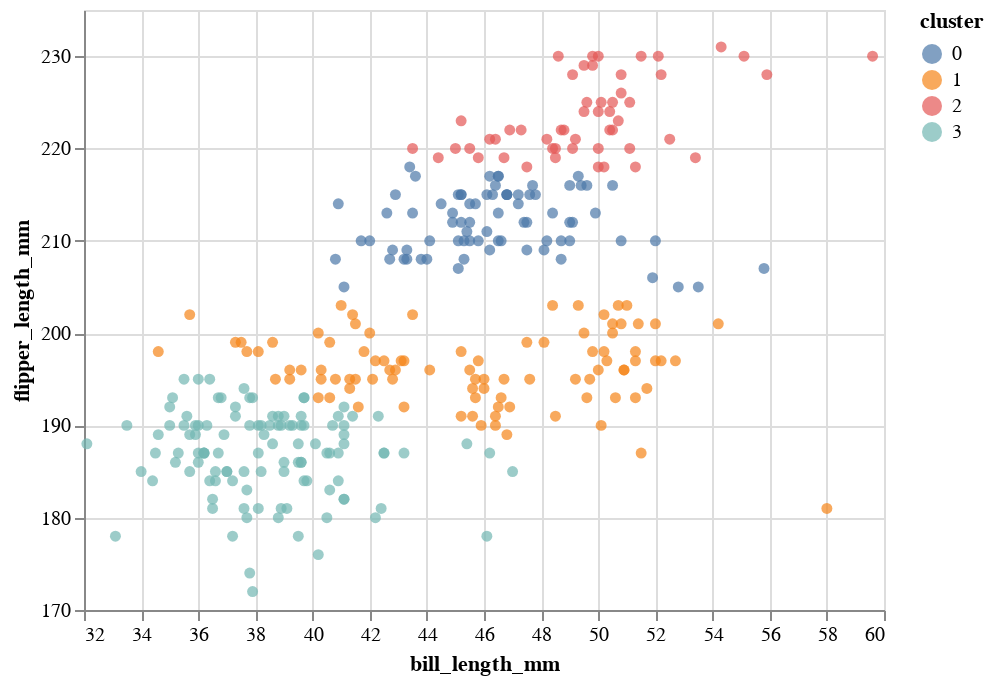

The notebook cell this image was saved under:
### Markdown cell above
Here is a zoomed in version where we remove the default inclusion of zero in the axes.

### Code cell
alt.Chart(df2).mark_circle().encode(
    x=alt.X(col0, scale=alt.Scale(zero=False)),
    y=alt.Y(col1, scale=alt.Scale(zero=False)),
    color="cluster:N"
)

### Figure 1 — Vega-Lite specification as saved in the notebook (floating-point values rounded to 4 significant figures; data arrays with more than 128 entries replaced by an {"elided": "..."} marker saying what was removed)
{"config": {"view": {"continuousWidth": 400, "continuousHeight": 300}}, "data": {"name": "data-2faa197c82bf5362cab7bec0175116fa"}, "mark": "circle", "encoding": {"color": {"field": "cluster", "type": "nominal"}, "x": {"field": "bill_length_mm", "scale": {"zero": false}, "type": "quantitative"}, "y": {"field": "flipper_length_mm", "scale": {"zero": false}, "type": "quantitative"}}, "$schema": "https://vega.github.io/schema/vega-lite/v4.17.0.json", "datasets": {"data-2faa197c82bf5362cab7bec0175116fa": {"elided": "333 records"}}}
